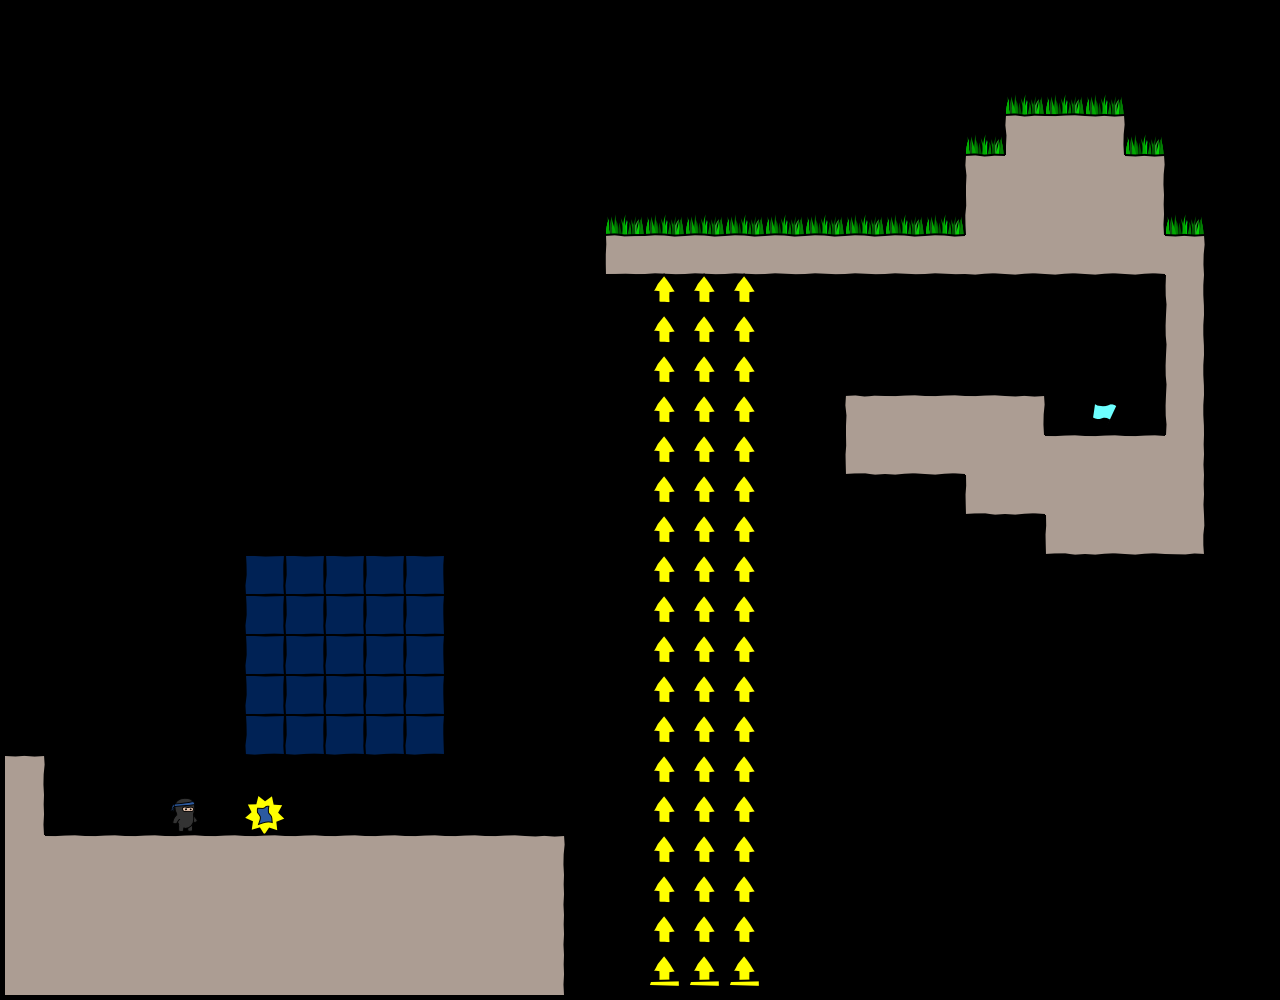

This is a level from a 2D game, rendered from its Tiled map with the project's own tilesets. A one-line summary and the complete map file follow:
An orthogonal 32x25 tile map with 40x40 px tiles, 1 tile layer (bg).

<map version="1.0" orientation="orthogonal" width="32" height="25" tilewidth="40" tileheight="40">
 <tileset firstgid="1" name="tiles6_gapped" tilewidth="50" tileheight="50">
  <image source="tiles6_gapped.png" width="300" height="600" />
 </tileset>
 <layer name="bg" width="32" height="25">
  <data encoding="csv">
0,0,0,0,0,0,0,0,0,0,0,0,0,0,0,0,0,0,0,0,0,0,0,0,0,0,0,0,0,0,0,0,
0,0,0,0,0,0,0,0,0,0,0,0,0,0,0,0,0,0,0,0,0,0,0,0,0,0,0,0,0,0,0,0,
0,0,0,0,0,0,0,0,0,0,0,0,0,0,0,0,0,0,0,0,0,0,0,0,0,23,23,23,0,0,0,0,
0,0,0,0,0,0,0,0,0,0,0,0,0,0,0,0,0,0,0,0,0,0,0,0,23,7,8,9,23,0,0,0,
0,0,0,0,0,0,0,0,0,0,0,0,0,0,0,0,0,0,0,0,0,0,0,0,7,14,14,14,9,0,0,0,
0,0,0,0,0,0,0,0,0,0,0,0,0,0,0,23,23,23,23,23,23,23,23,23,13,14,14,14,15,23,0,0,
0,0,0,0,0,0,0,0,0,0,0,0,0,0,0,1,2,2,2,2,2,2,2,2,20,20,20,20,20,9,0,0,
0,0,0,0,0,0,0,0,0,0,0,0,0,0,0,0,65,65,65,0,0,0,0,0,0,0,0,0,0,16,0,0,
0,0,0,0,0,0,0,0,0,0,0,0,0,0,0,0,65,65,65,0,0,0,0,0,0,0,0,0,0,16,0,0,
0,0,0,0,0,0,0,0,0,0,0,0,0,0,0,0,65,65,65,0,0,0,0,0,0,0,0,0,0,16,0,0,
0,0,0,0,0,0,0,0,0,0,0,0,0,0,0,0,65,65,65,0,0,7,8,8,8,9,0,48,0,16,0,0,
0,0,0,0,0,0,0,0,0,0,0,0,0,0,0,0,65,65,65,0,0,19,20,20,14,14,8,8,8,15,0,0,
0,0,0,0,0,0,0,0,0,0,0,0,0,0,0,0,65,65,65,0,0,0,0,0,19,20,14,14,14,15,0,0,
0,0,0,0,0,0,0,0,0,0,0,0,0,0,0,0,65,65,65,0,0,0,0,0,0,0,19,20,20,21,0,0,
0,0,0,0,0,0,67,67,67,67,67,0,0,0,0,0,65,65,65,0,0,0,0,0,0,0,0,0,0,0,0,0,
0,0,0,0,0,0,67,67,67,67,67,0,0,0,0,0,65,65,65,0,0,0,0,0,0,0,0,0,0,0,0,0,
0,0,0,0,0,0,67,67,67,67,67,0,0,0,0,0,65,65,65,0,0,0,0,0,0,0,0,0,0,0,0,0,
0,0,0,0,0,0,67,67,67,67,67,0,0,0,0,0,65,65,65,0,0,0,0,0,0,0,0,0,0,0,0,0,
0,0,0,0,0,0,67,67,67,67,67,0,0,0,0,0,65,65,65,0,0,0,0,0,0,0,0,0,0,0,0,0,
9,0,0,0,0,0,0,0,0,0,0,0,0,0,0,0,65,65,65,0,0,0,0,0,0,0,0,0,0,0,0,0,
15,0,0,0,47,0,57,0,0,0,0,0,0,0,0,0,65,65,65,0,0,0,0,0,0,0,0,0,0,0,0,0,
14,8,8,8,8,8,8,8,8,8,8,8,8,9,0,0,65,65,65,0,0,0,0,0,0,0,0,0,0,0,0,0,
14,14,14,14,14,14,14,14,14,14,14,14,14,15,0,0,65,65,65,0,0,0,0,0,0,0,0,0,0,0,0,0,
14,14,14,14,14,14,14,14,14,14,14,14,14,15,0,0,65,65,65,0,0,0,0,0,0,0,0,0,0,0,0,0,
14,14,14,14,14,14,14,14,14,14,14,14,14,15,0,0,66,66,66,0,0,0,0,0,0,0,0,0,0,0,0,0
</data>
 </layer>
</map>
